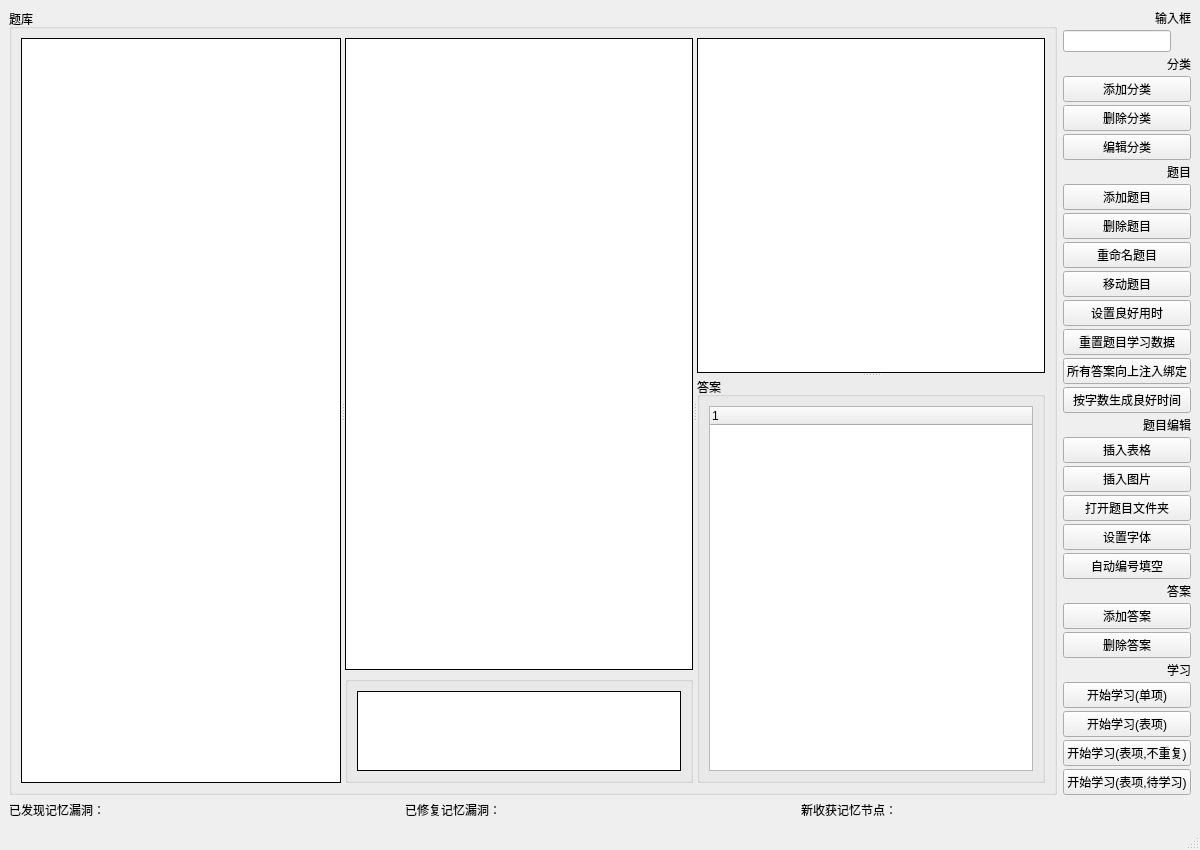
<?xml version="1.0" encoding="UTF-8"?>
<ui version="4.0">
 <class>MainWindow</class>
 <widget class="QMainWindow" name="MainWindow">
  <property name="geometry">
   <rect>
    <x>0</x>
    <y>0</y>
    <width>1200</width>
    <height>788</height>
   </rect>
  </property>
  <property name="windowTitle">
   <string>questions</string>
  </property>
  <widget class="QWidget" name="centralwidget">
   <layout class="QGridLayout" name="gridLayout">
    <item row="2" column="1">
     <layout class="QVBoxLayout" name="verticalLayout">
      <property name="spacing">
       <number>3</number>
      </property>
      <item>
       <widget class="QLabel" name="label_5">
        <property name="text">
         <string>输入框</string>
        </property>
        <property name="alignment">
         <set>Qt::AlignmentFlag::AlignRight|Qt::AlignmentFlag::AlignTrailing|Qt::AlignmentFlag::AlignVCenter</set>
        </property>
       </widget>
      </item>
      <item>
       <widget class="QLineEdit" name="lineEdit">
        <property name="sizePolicy">
         <sizepolicy hsizetype="Fixed" vsizetype="Fixed">
          <horstretch>0</horstretch>
          <verstretch>0</verstretch>
         </sizepolicy>
        </property>
       </widget>
      </item>
      <item>
       <widget class="QLabel" name="label">
        <property name="text">
         <string>分类</string>
        </property>
        <property name="alignment">
         <set>Qt::AlignmentFlag::AlignRight|Qt::AlignmentFlag::AlignTrailing|Qt::AlignmentFlag::AlignVCenter</set>
        </property>
       </widget>
      </item>
      <item>
       <widget class="QPushButton" name="categoryAddButton">
        <property name="text">
         <string>添加分类</string>
        </property>
       </widget>
      </item>
      <item>
       <widget class="QPushButton" name="categoryDelButton">
        <property name="text">
         <string>删除分类</string>
        </property>
       </widget>
      </item>
      <item>
       <widget class="QPushButton" name="categoryEditButton">
        <property name="text">
         <string>编辑分类</string>
        </property>
       </widget>
      </item>
      <item>
       <widget class="QLabel" name="label_2">
        <property name="text">
         <string>题目</string>
        </property>
        <property name="alignment">
         <set>Qt::AlignmentFlag::AlignRight|Qt::AlignmentFlag::AlignTrailing|Qt::AlignmentFlag::AlignVCenter</set>
        </property>
       </widget>
      </item>
      <item>
       <widget class="QPushButton" name="questionAddButton">
        <property name="text">
         <string>添加题目</string>
        </property>
       </widget>
      </item>
      <item>
       <widget class="QPushButton" name="questionDelButton">
        <property name="text">
         <string>删除题目</string>
        </property>
       </widget>
      </item>
      <item>
       <widget class="QPushButton" name="questionRenameButton">
        <property name="text">
         <string>重命名题目</string>
        </property>
       </widget>
      </item>
      <item>
       <widget class="QPushButton" name="questionMoveButton">
        <property name="text">
         <string>移动题目</string>
        </property>
       </widget>
      </item>
      <item>
       <widget class="QPushButton" name="setGoodTimeButton">
        <property name="text">
         <string>设置良好用时</string>
        </property>
       </widget>
      </item>
      <item>
       <widget class="QPushButton" name="questionResetButton">
        <property name="text">
         <string>重置题目学习数据</string>
        </property>
       </widget>
      </item>
      <item>
       <widget class="QPushButton" name="questionAutoBindInjectButton">
        <property name="text">
         <string>所有答案向上注入绑定</string>
        </property>
       </widget>
      </item>
      <item>
       <widget class="QPushButton" name="questionAutoGoodTimeButton">
        <property name="text">
         <string>按字数生成良好时间</string>
        </property>
       </widget>
      </item>
      <item>
       <widget class="QLabel" name="label_6">
        <property name="text">
         <string>题目编辑</string>
        </property>
        <property name="alignment">
         <set>Qt::AlignmentFlag::AlignRight|Qt::AlignmentFlag::AlignTrailing|Qt::AlignmentFlag::AlignVCenter</set>
        </property>
       </widget>
      </item>
      <item>
       <widget class="QPushButton" name="htmlTableAddButton">
        <property name="sizePolicy">
         <sizepolicy hsizetype="Minimum" vsizetype="Fixed">
          <horstretch>0</horstretch>
          <verstretch>0</verstretch>
         </sizepolicy>
        </property>
        <property name="text">
         <string>插入表格</string>
        </property>
       </widget>
      </item>
      <item>
       <widget class="QPushButton" name="htmlImgAddButton">
        <property name="text">
         <string>插入图片</string>
        </property>
       </widget>
      </item>
      <item>
       <widget class="QPushButton" name="questionDirOpenButton">
        <property name="text">
         <string>打开题目文件夹</string>
        </property>
       </widget>
      </item>
      <item>
       <widget class="QPushButton" name="setFontButton">
        <property name="text">
         <string>设置字体</string>
        </property>
       </widget>
      </item>
      <item>
       <widget class="QPushButton" name="autoNumber">
        <property name="text">
         <string>自动编号填空</string>
        </property>
       </widget>
      </item>
      <item>
       <widget class="QLabel" name="label_4">
        <property name="text">
         <string> 答案</string>
        </property>
        <property name="alignment">
         <set>Qt::AlignmentFlag::AlignRight|Qt::AlignmentFlag::AlignTrailing|Qt::AlignmentFlag::AlignVCenter</set>
        </property>
       </widget>
      </item>
      <item>
       <widget class="QPushButton" name="answerAddButton">
        <property name="text">
         <string>添加答案</string>
        </property>
        <property name="shortcut">
         <string>F1</string>
        </property>
       </widget>
      </item>
      <item>
       <widget class="QPushButton" name="answerDelButton">
        <property name="text">
         <string>删除答案</string>
        </property>
       </widget>
      </item>
      <item>
       <spacer name="verticalSpacer">
        <property name="orientation">
         <enum>Qt::Orientation::Vertical</enum>
        </property>
        <property name="sizeHint" stdset="0">
         <size>
          <width>20</width>
          <height>40</height>
         </size>
        </property>
       </spacer>
      </item>
      <item>
       <widget class="QLabel" name="label_3">
        <property name="text">
         <string>学习</string>
        </property>
        <property name="alignment">
         <set>Qt::AlignmentFlag::AlignRight|Qt::AlignmentFlag::AlignTrailing|Qt::AlignmentFlag::AlignVCenter</set>
        </property>
       </widget>
      </item>
      <item>
       <widget class="QPushButton" name="itemLearnButton">
        <property name="text">
         <string>开始学习(单项)</string>
        </property>
       </widget>
      </item>
      <item>
       <widget class="QPushButton" name="categoryLearnButton">
        <property name="text">
         <string>开始学习(表项)</string>
        </property>
       </widget>
      </item>
      <item>
       <widget class="QPushButton" name="speedLearnButton">
        <property name="text">
         <string>开始学习(表项,不重复)</string>
        </property>
       </widget>
      </item>
      <item>
       <widget class="QPushButton" name="categoryToLearnButton">
        <property name="text">
         <string>开始学习(表项,待学习)</string>
        </property>
       </widget>
      </item>
     </layout>
    </item>
    <item row="2" column="0">
     <widget class="QGroupBox" name="groupBox">
      <property name="sizePolicy">
       <sizepolicy hsizetype="Expanding" vsizetype="Expanding">
        <horstretch>0</horstretch>
        <verstretch>0</verstretch>
       </sizepolicy>
      </property>
      <property name="title">
       <string>题库</string>
      </property>
      <layout class="QVBoxLayout" name="verticalLayout_4">
       <item>
        <widget class="QSplitter" name="splitter_3">
         <property name="orientation">
          <enum>Qt::Orientation::Horizontal</enum>
         </property>
         <widget class="QSplitter" name="splitter_4">
          <property name="orientation">
           <enum>Qt::Orientation::Vertical</enum>
          </property>
          <widget class="QTreeView" name="categoryTreeView">
           <property name="sizePolicy">
            <sizepolicy hsizetype="Preferred" vsizetype="Preferred">
             <horstretch>0</horstretch>
             <verstretch>0</verstretch>
            </sizepolicy>
           </property>
           <property name="styleSheet">
            <string notr="true">QTreeView{
border:1px solid black;
}</string>
           </property>
           <property name="editTriggers">
            <set>QAbstractItemView::EditTrigger::NoEditTriggers</set>
           </property>
          </widget>
         </widget>
         <widget class="QSplitter" name="splitter_2">
          <property name="orientation">
           <enum>Qt::Orientation::Horizontal</enum>
          </property>
          <widget class="QWidget" name="layoutWidget">
           <layout class="QVBoxLayout" name="verticalLayout_3">
            <item>
             <widget class="QTableView" name="questionTableView">
              <property name="sizePolicy">
               <sizepolicy hsizetype="Preferred" vsizetype="Expanding">
                <horstretch>0</horstretch>
                <verstretch>0</verstretch>
               </sizepolicy>
              </property>
              <property name="contextMenuPolicy">
               <enum>Qt::ContextMenuPolicy::CustomContextMenu</enum>
              </property>
              <property name="styleSheet">
               <string notr="true">QTableView{
border-width:1px;
border-style:solid;
border-color:black;
}</string>
              </property>
             </widget>
            </item>
            <item>
             <widget class="QGroupBox" name="groupBox_3">
              <property name="sizePolicy">
               <sizepolicy hsizetype="Preferred" vsizetype="Fixed">
                <horstretch>0</horstretch>
                <verstretch>0</verstretch>
               </sizepolicy>
              </property>
              <property name="title">
               <string/>
              </property>
              <layout class="QVBoxLayout" name="verticalLayout_2">
               <item>
                <widget class="QTableView" name="answerTableView">
                 <property name="sizePolicy">
                  <sizepolicy hsizetype="Expanding" vsizetype="Fixed">
                   <horstretch>0</horstretch>
                   <verstretch>0</verstretch>
                  </sizepolicy>
                 </property>
                 <property name="minimumSize">
                  <size>
                   <width>0</width>
                   <height>0</height>
                  </size>
                 </property>
                 <property name="maximumSize">
                  <size>
                   <width>16777215</width>
                   <height>80</height>
                  </size>
                 </property>
                 <property name="styleSheet">
                  <string notr="true">QTableView{
border:1px solid black;
}</string>
                 </property>
                 <property name="editTriggers">
                  <set>QAbstractItemView::EditTrigger::NoEditTriggers</set>
                 </property>
                 <property name="selectionMode">
                  <enum>QAbstractItemView::SelectionMode::NoSelection</enum>
                 </property>
                 <property name="selectionBehavior">
                  <enum>QAbstractItemView::SelectionBehavior::SelectRows</enum>
                 </property>
                </widget>
               </item>
              </layout>
             </widget>
            </item>
           </layout>
          </widget>
          <widget class="QSplitter" name="splitter">
           <property name="orientation">
            <enum>Qt::Orientation::Vertical</enum>
           </property>
           <widget class="QTextEdit" name="questionTextEdit">
            <property name="font">
             <font>
              <family>Source Sans Pro</family>
              <pointsize>12</pointsize>
             </font>
            </property>
            <property name="styleSheet">
             <string notr="true">QTextEdit{
border:1px solid black;
}</string>
            </property>
            <property name="html">
             <string>&lt;!DOCTYPE HTML PUBLIC &quot;-//W3C//DTD HTML 4.0//EN&quot; &quot;http://www.w3.org/TR/REC-html40/strict.dtd&quot;&gt;
&lt;html&gt;&lt;head&gt;&lt;meta name=&quot;qrichtext&quot; content=&quot;1&quot; /&gt;&lt;meta charset=&quot;utf-8&quot; /&gt;&lt;style type=&quot;text/css&quot;&gt;
p, li { white-space: pre-wrap; }
hr { height: 1px; border-width: 0; }
li.unchecked::marker { content: &quot;\2610&quot;; }
li.checked::marker { content: &quot;\2612&quot;; }
&lt;/style&gt;&lt;/head&gt;&lt;body style=&quot; font-family:'Source Sans Pro'; font-size:12pt; font-weight:400; font-style:normal;&quot;&gt;
&lt;p style=&quot;-qt-paragraph-type:empty; margin-top:0px; margin-bottom:0px; margin-left:0px; margin-right:0px; -qt-block-indent:0; text-indent:0px;&quot;&gt;&lt;br /&gt;&lt;/p&gt;&lt;/body&gt;&lt;/html&gt;</string>
            </property>
           </widget>
           <widget class="QGroupBox" name="groupBox_2">
            <property name="sizePolicy">
             <sizepolicy hsizetype="Expanding" vsizetype="Expanding">
              <horstretch>0</horstretch>
              <verstretch>0</verstretch>
             </sizepolicy>
            </property>
            <property name="title">
             <string>答案</string>
            </property>
            <layout class="QHBoxLayout" name="horizontalLayout">
             <item>
              <widget class="DragQTreeWidget" name="answerTreeWidget">
               <property name="dragDropMode">
                <enum>QAbstractItemView::DragDropMode::InternalMove</enum>
               </property>
               <column>
                <property name="text">
                 <string notr="true">1</string>
                </property>
               </column>
              </widget>
             </item>
            </layout>
           </widget>
          </widget>
         </widget>
        </widget>
       </item>
      </layout>
     </widget>
    </item>
    <item row="3" column="0" colspan="2">
     <layout class="QGridLayout" name="gridLayout_2">
      <item row="0" column="1">
       <widget class="QLabel" name="bugFixedLabel">
        <property name="text">
         <string>已修复记忆漏洞：</string>
        </property>
       </widget>
      </item>
      <item row="0" column="3">
       <widget class="QLabel" name="newLearntLabel">
        <property name="text">
         <string>新收获记忆节点：</string>
        </property>
       </widget>
      </item>
      <item row="0" column="0">
       <widget class="QLabel" name="bugFoundLabel">
        <property name="text">
         <string>已发现记忆漏洞：</string>
        </property>
       </widget>
      </item>
     </layout>
    </item>
   </layout>
  </widget>
  <widget class="QMenuBar" name="menubar">
   <property name="geometry">
    <rect>
     <x>0</x>
     <y>0</y>
     <width>1200</width>
     <height>21</height>
    </rect>
   </property>
  </widget>
  <widget class="QStatusBar" name="statusbar"/>
 </widget>
 <customwidgets>
  <customwidget>
   <class>DragQTreeWidget</class>
   <extends>QTreeWidget</extends>
   <header location="global">dragqtreewidget.h</header>
  </customwidget>
 </customwidgets>
 <resources/>
 <connections/>
</ui>
